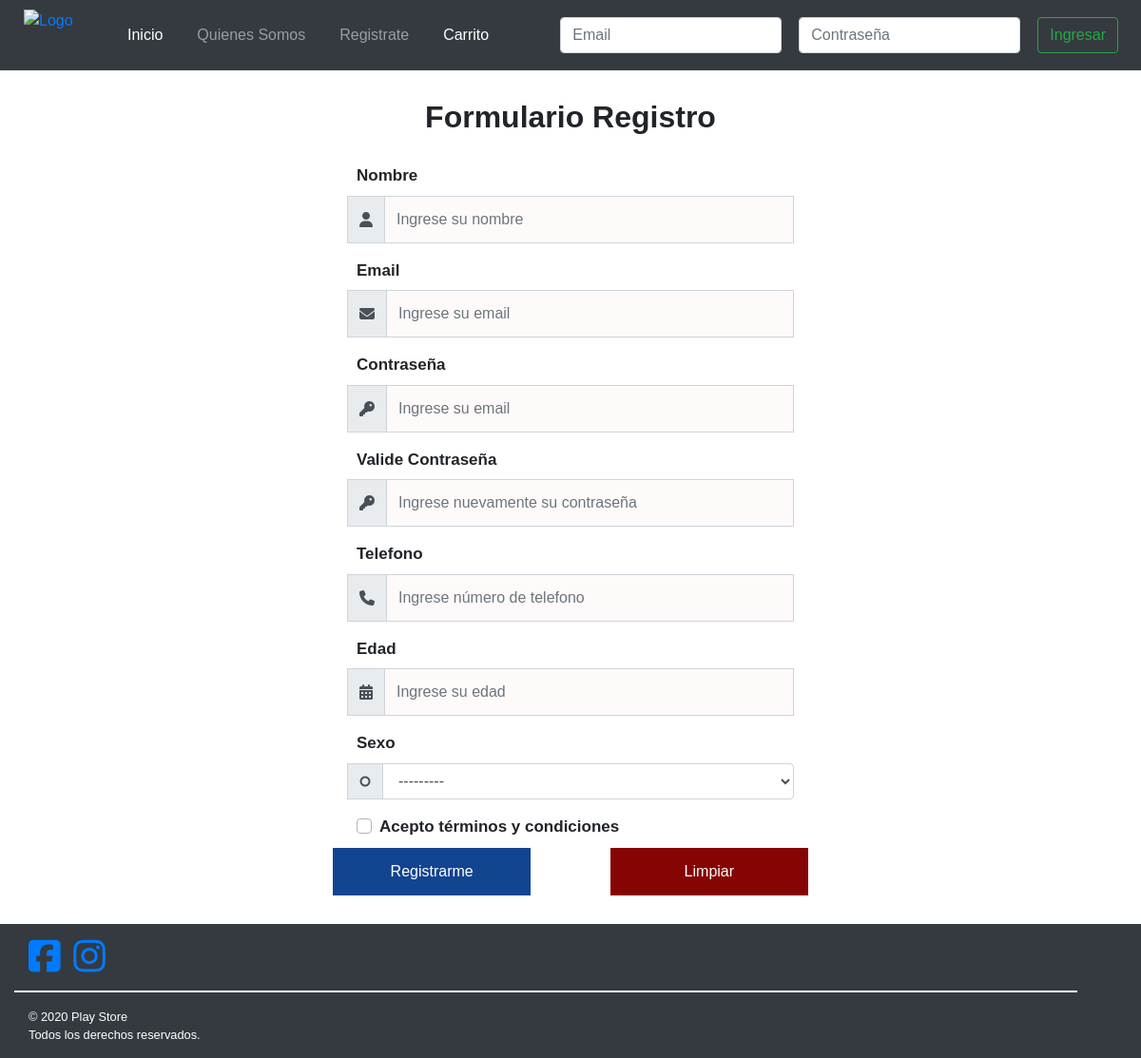
Before: /articulos/register/ with the older database file.
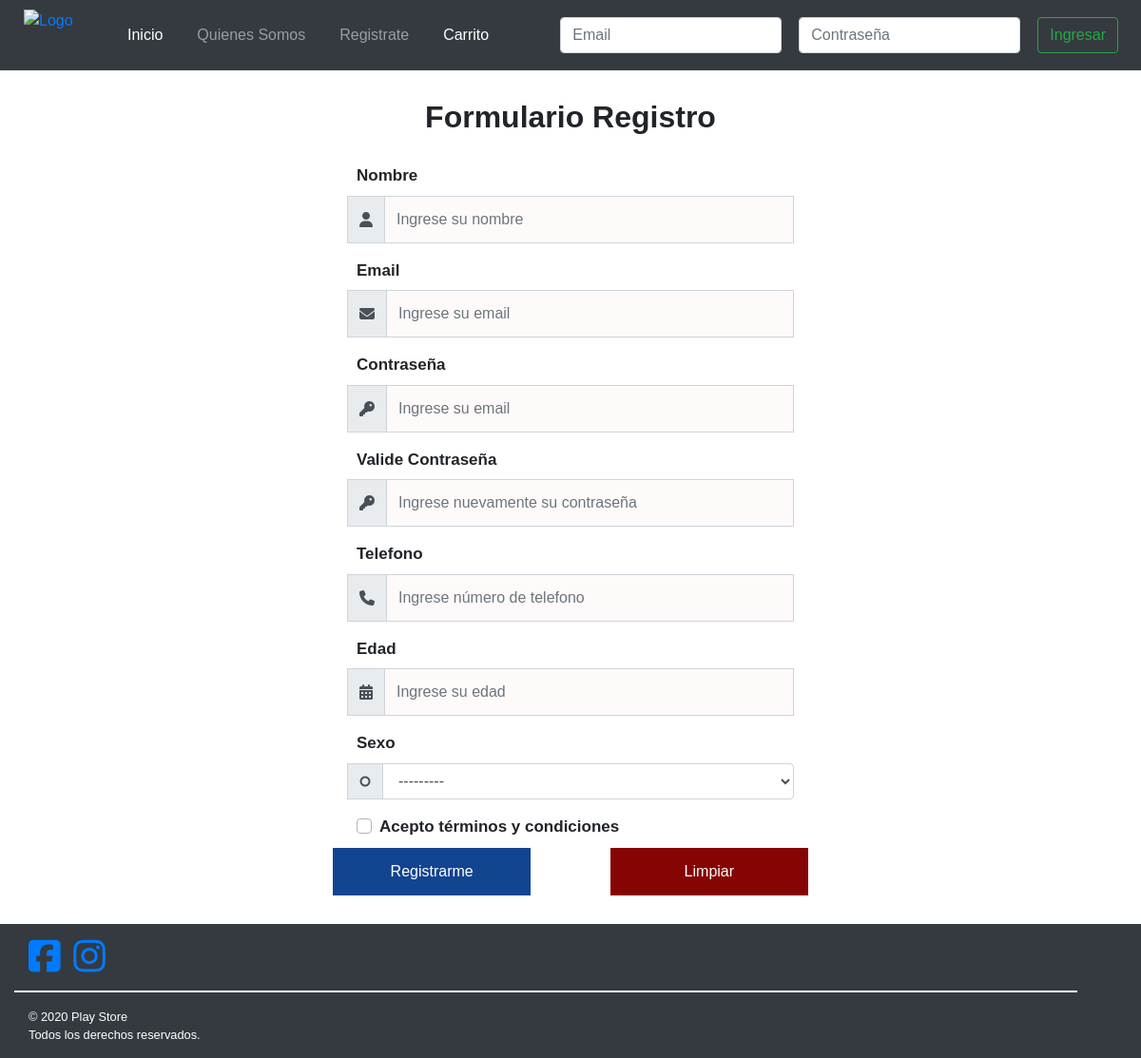
After: the same page with the newer database file.
### articulos/models.py (models this page shows)
class Sexo(models.Model):
    id = models.AutoField(primary_key=True)
    sexo = models.CharField(max_length=50, help_text="Añada descripción del tipo sexo")
    class Meta:
        ordering=['sexo']
    def __str__(self):
        return self.sexo

### articulos/views.py (the view)
# urls.py: path('register/', views.register, name='register'),
def register(request):
    data = {
        'form': UsuarioForm()
    }
    if request.method =='POST':
        formulario= UsuarioForm(request.POST, files=request.FILES)
        if formulario.is_valid():
            formulario.save()
            data['mensaje'] = "guardado correctamente"
            return HttpResponseRedirect(reverse('register'))
    else:
        return render(request, 'articulos/register.html', data)

### articulos/templates/articulos/register.html (shortened to what this page needs)
{% extends "articulos/base_generic.html" %} {% load static %} {% block title %}<title>Registro</title>{% endblock %} {% block content %}
{% load crispy_forms_tags %}
<div id="contenedorFormularioRegistro" class="row justify-content-center">
    <h2 class="col-12">Formulario Registro</h2>
    <form id="formularioRegistro" action="" method="" class="col-xl-5 col-md-7 col-xs-12">
        <div class="form-group">
            <label for="registroNombre" class="d-none d-sm-block">Nombre</label>
            <div class="input-group registroNombre">
                <div class="input-group-prepend">
                    <div class="input-group-text"><i class="fas fa-user"></i></div>
                </div>
                {{form.nombreUsuario}}
            </div>
        </div>
        <div class="form-group">
            <label for="registroEmail" class="d-none d-sm-block">Email</label>
            <div class="input-group registroEmail">
                <div class="input-group-prepend">
                    <div class="input-group-text"><i class="fas fa-envelope"></i></div>
                </div>
                {{form.email}}
            </div>
        </div>
        <div class="form-group">
            <label for="registroPassword" class="d-none d-sm-block">Contraseña</label>
            <div class="input-group registroPassword">
                <div class="input-group-prepend">
                    <div class="input-group-text"><i class="fas fa-key"></i></i></div>
                </div>
                {{form.contraseña}}
            </div>
        </div>
        <div class="form-group">
            <label for="registroPasswordValidar" class="d-none d-sm-block">Valide Contraseña</label>
            <div class="input-group registroPasswordValidar">
                <div class="input-group-prepend">
                    <div class="input-group-text"><i class="fas fa-key"></i></i></div>
                </div>
                <input type="password" class="form-control" id="registroPasswordValidar" placeholder="Ingrese nuevamente su contraseña" required/>
            </div>
        </div>
        <div class="form-group">
            <label for="registroTelefono" class="d-none d-sm-block">Telefono</label>
            <div class="input-group registroTelefono">
                <div class="input-group-prepend">
                    <div class="input-group-text"><i class="fas fa-phone"></i></i></div>
                </div>
                {{form.telefono}}
            </div>
        </div>
        <div class="form-group">
            <label for="registroEdad" class="d-none d-sm-block">Edad</label>
            <div class="input-group registroEdad">
                <div class="input-group-prepend">
                    <div class="input-group-text"><i class="fas fa-calendar-alt"></i></div>
                </div>
                {{form.edad}}
            </div>
        </div>
        <div class="form-group">
            <label for="registroTelefono" class="d-none d-sm-block">Sexo</label>
            <div class="input-group registroTelefono">
                <div class="input-group-prepend">
                    <div class="input-group-text"><i class="fas fa-genderless"></i></i></div>
                </div>
                {{form.sexo}}
            </div>
        </div>
        <div class="custom-control custom-checkbox terminos">
            <label class="custom-control-label" for="registroTerminos">Acepto términos y condiciones</label>
        </div>
        <div class="row justify-content-between">
            <button class="btn btn-primary col-12 col-md-5 registroSubmit" type="submit">Registrarme</button>
            <button class="btn btn-danger col-12 col-md-5 registroReset" type="reset">Limpiar</button>
        </div>
    </form>
</div>
{% endblock %}

Changed rows visible on the page:
added Sexo: sexo "---------"
Other visible differences:
form field sexo: "---------" → (not shown)
